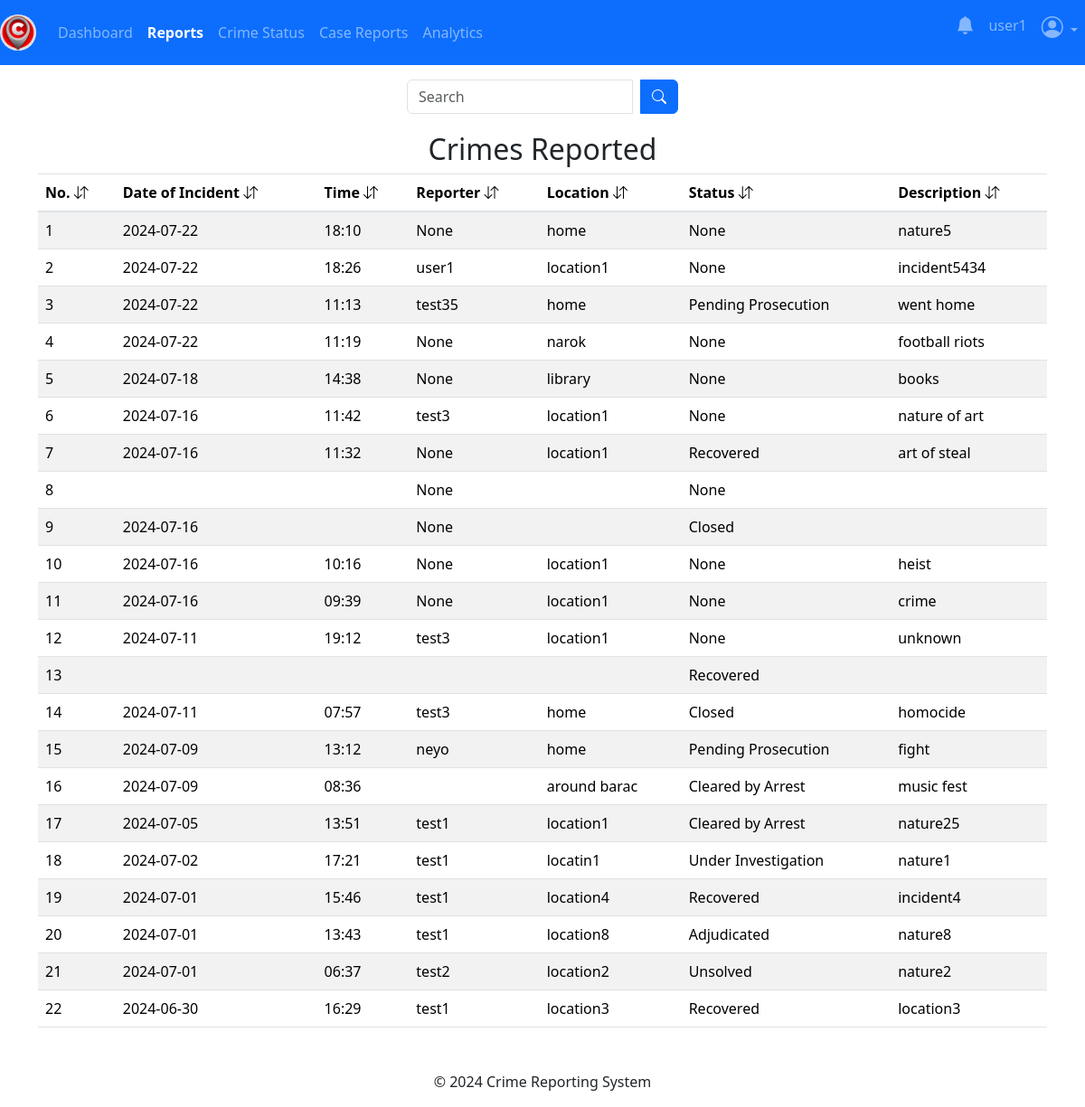
Before: /admin/reports (signed in) with the older database file.
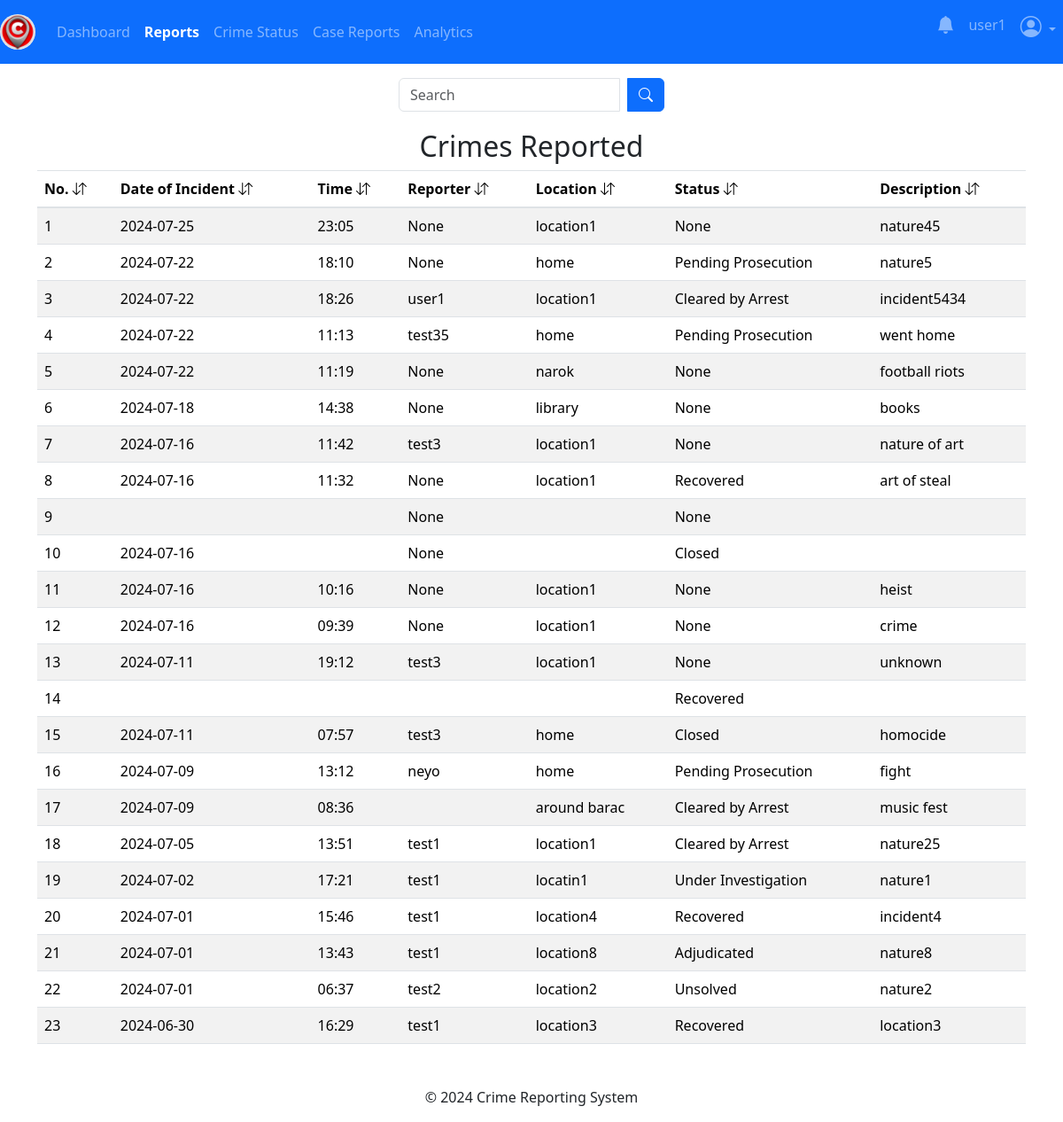
After: the same page with the newer database file.
### app/posts/models.py (models this page shows, shortened)
class Crime(db.Model, UserMixin):
    crime_id = db.Column(db.Integer, primary_key=True)
    date_of_incident = db.Column(db.String(10), nullable=False)
    issued_by = db.Column(db.String(20), nullable=True)
    time_of_incident = db.Column(db.String(10), nullable=False)
    phonenumber = db.Column(db.String(10), nullable=True)
    incident_location = db.Column(db.Text, nullable=False)
    incident_nature = db.Column(db.Text, nullable=False)
    incident_details = db.Column(db.Text, nullable=False)
    suspect_details = db.Column(db.Text, nullable=True)
    arrest_history = db.Column(db.Text, nullable=True)
    suspect_name = db.Column(db.String(10), nullable=True)
    comments = db.Column(db.Text, nullable=True)
    crime_status = db.Column(db.String(10), nullable=True)
    latitude = db.Column(db.Float)
    longitude = db.Column(db.Float)
    crime_file_upload = db.Column(db.Text, nullable=True)
    crime_file_name = db.Column(db.Text, nullable=True)
    crime_mimetype = db.Column(db.Text, nullable=True)
    date_crime_received = db.Column(db.DateTime(timezone=True), default=current_time())
    reporter_id = db.Column(db.Integer, db.ForeignKey('user.id'))

### app/admins/routes.py (the view)
@admins.route('/admin/reports')
@admin_required
def reports():
    search_query = request.args.get('search_query', '')
    try:
        if search_query:
            crimes = Crime.query.filter(
                Crime.incident_location.ilike(f'%{search_query}%') |
                Crime.issued_by.ilike(f'%{search_query}%') |
                Crime.date_of_incident.ilike(f'%{search_query}%') |
                Crime.time_of_incident.ilike(f'%{search_query}%') |
                Crime.date_crime_received.ilike(f'%{search_query}%') |
                Crime.crime_status.ilike(f'%{search_query}%') |
                Crime.incident_nature.ilike(f'%{search_query}%')
            ).order_by(desc(Crime.date_crime_received)).all()
        else:
            crimes = Crime.query.order_by(desc(Crime.date_crime_received)).all()
    except Exception as e:
        current_app.logger.error(f"Database error: {str(e)}")
        flash("An error occurred while fetching reports.", "danger")
        return redirect(url_for('admins.reports'))
    if not crimes:
        flash("No reports found.", "info")
    return render_template('admin/reports.html', title='Reports Dashboard', crimes=crimes)

### app/__init__.py (called while the page is built)
@login_manager.user_loader
def load_user(user_id):
    return models.User.query.get(user_id)

### app/admins/routes.py (called while the page is built)
def admin_required(f):
    @wraps(f)
    def decorated_function(*args, **kwargs):
        if not session.get('admin_id'):
            flash('You need to be logged in as an admin to access the page.', 'danger')
            return redirect(url_for('admins.adminIndex'))
        return f(*args, **kwargs)
    return decorated_function

### app/templates/admin/reports.html (shortened to what this page needs)
{% extends 'admin/layout.html' %} {% block content %}
<div class="container">
  <br />
  <form
    method="GET"
    action="{{ url_for('admins.reports') }}"
    class="search-form"
  >
    <div class="input-group search-input">
      <input
        type="text"
        name="search_query"
        class="form-control"
        placeholder="Search"
      />
      <div class="input-group-append ms-2">
        <button type="submit" class="btn btn-primary">
          <i class="bi bi-search"></i>
        </button>
      </div>
    </div>
  </form>
  {% if crimes %}
  <table class="table table-striped table-hover">
    <h2 style="text-align: center">Crimes Reported</h2>
    <thead>
      <tr>
        <th scope="col">No. <i class="bi bi-arrow-down-up"></i></th>
        <th scope="col">
          Date of Incident <i class="bi bi-arrow-down-up"></i>
        </th>
        <th scope="col">Time <i class="bi bi-arrow-down-up"></i></th>
        <th scope="col">Reporter <i class="bi bi-arrow-down-up"></i></th>
        <th scope="col">Location <i class="bi bi-arrow-down-up"></i></th>
        <th scope="col">Status <i class="bi bi-arrow-down-up"></i></th>
        <th scope="col">Description <i class="bi bi-arrow-down-up"></i></th>
      </tr>
    </thead>
    <tbody>
      {% for crime in crimes %}
      <tr
        onclick="crimeDetails('{{ crime.crime_id }}')"
        style="cursor: pointer"
      >
        <td>{{ loop.index }}</td>
        <td>{{ crime.date_of_incident }}</td>
        <td>{{ crime.time_of_incident }}</td>
        <td>{{ crime.issued_by }}</td>
        <td>{{ crime.incident_location }}</td>
        <td>{{ crime.crime_status }}</td>
        <td>{{ crime.incident_nature }}</td>
      </tr>
      {% endfor %}
    </tbody>
  </table>
  {% endif %}
  {% endblock content %}

### app/templates/admin/layout.html (shortened to what this page needs)
<!DOCTYPE html>
<html lang="en">
  <head>
    <link
      rel="stylesheet"
      href="https://cdn.jsdelivr.net/npm/bootstrap-icons@1.11.3/font/bootstrap-icons.min.css"
    />
    <link
      href="https://stackpath.bootstrapcdn.com/bootstrap/4.5.2/css/bootstrap.min.css"
      rel="stylesheet"
    />
    <link
      href="https://cdn.jsdelivr.net/npm/bootstrap@5.3.3/dist/css/bootstrap.min.css"
      rel="stylesheet"
    />
  </head>
  <body>
    <nav class="navbar navbar-expand-md navbar-dark bg-primary fixed-top">
      {% if session.get('admin_name') %}
      <a
        class="navbar-brand nav-link active"
        href="{{ url_for('admins.adminDashboard') }}"
        ><img src="{{ url_for('static', filename='img/logo1.png') }}" alt="E-Security" class="d-inline-block align-top navbar-brand-img">
      </a>
      {% else %}
      <a
        class="navbar-brand nav-link active"
        href="{{ url_for('main.home_page') }}"
        ><img src="{{ url_for('static', filename='img/logo1.png') }}" alt="E-Security" class="d-inline-block align-top navbar-brand-img">
      </a>
      {% endif %}
      <div class="collapse navbar-collapse" id="navbarSupportedContent">
        {% if session.get('admin_name') %}
        <ul class="navbar-nav">
          <li class="new-item {% if request.endpoint == 'admins.adminDashboard' %}active{% endif %}">
            <a class="nav-link" href="{{ url_for('admins.adminDashboard') }}"
              >Dashboard</a
            >
          </li>
          <li class="new-item {% if request.endpoint == 'admins.reports' %}active{% endif %}">
            <a class="nav-link" href="{{ url_for('admins.reports') }}"
              >Reports</a
            >
          </li>
          <li class="new-item {% if request.endpoint == 'admins.crimeStatus' %}active{% endif %}">
            <a class="nav-link" href="{{ url_for('admins.crimeStatus') }}"
              >Crime Status</a
            >
          </li>
          <li class="new-item {% if request.endpoint == 'admins.case_reports' %}active{% endif %}">
            <a class="nav-link" href="{{ url_for('admins.case_reports') }}"
              >Case Reports</a
            >
          </li>
          <li class="new-item {% if request.endpoint == 'admins.analytics' %}active{% endif %}">
            <a class="nav-link" href="{{ url_for('admins.analytics') }}"
              >Analytics</a
            >
          </li>
        </ul>
        <ul class="navbar-nav ms-auto">
          <li class="nav-item {% if request.endpoint == 'admins.notifications' %}active{% endif %}">
            <a class="nav-link" href="{{ url_for('admins.notifications') }}"
              ><i class="bi bi-bell-fill h5" style="color: dark"></i
            ></a>
          </li>
          <li class="nav-item">
            <p class="nav-link">{{ session.get('admin_name') }}</p>
          </li>
          <li class="nav-item dropdown {% if request.endpoint == 'admins.adminChangePassword' %}active{% endif %}">
            <a
              class="nav-link dropdown-toggle"
              href="#"
              role="button"
              data-bs-toggle="dropdown"
              aria-expanded="false"
            >
              <i class="bi bi-person-circle h4"></i>
            </a>
          </li>
        </ul>
        {% else %}
        <ul class="navbar-nav">
        <li class="nav-item {% if request.endpoint == 'main.about' %}active{% endif %}">
          <a class="nav-link" href="{{ url_for('main.about') }}">About</a>
        </li>
        </ul>
        {% endif %}
      </div>
    </nav>
    <br />
    {% block content %} {% endblock content %}
    <footer class="text-center mt-5">
      <p>&copy; 2024 Crime Reporting System</p>
    </footer>
  </body>
</html>

### app/templates/admin/layout.html (style rules this page uses)
body { height: 100%; width: 100%; padding-top: 40px; }
.navbar-nav .new-item.active .nav-link { font-weight: bold; color: white; }
.navbar-brand-img { height: 40px; width: auto; border-radius: 50%; object-fit: cover; }

### app/templates/admin/reports.html (style rules this page uses)
.search-form { display: flex; justify-content: center; margin-bottom: 20px; }
.search-input { width: 300px; }

Changed rows visible on the page:
added Crime: date_of_incident "2024-07-25", time_of_incident "23:05", issued_by "None", incident_location "location1", crime_status "None", incident_nature "nature45"
changed Crime "nature5": crime_status "None" → "Pending Prosecution"
changed Crime "user1": crime_status "None" → "Cleared by Arrest"
